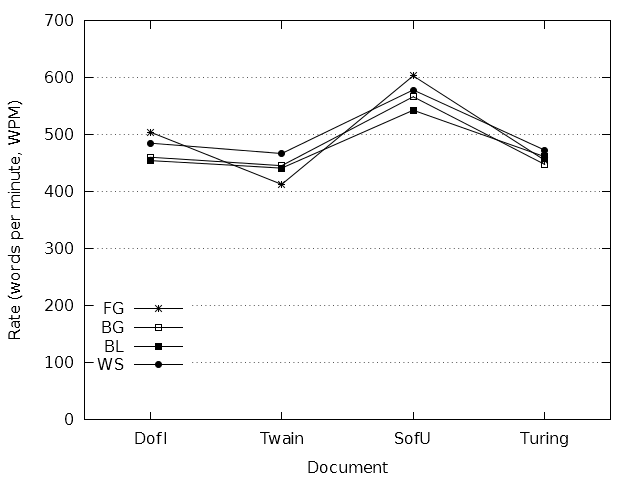

This figure's gnuplot source:
terminal = "pngcairo"
output = "type-one.png"

if (!exists("input")) input = "spd-one.dat"

set datafile missing "-"
stats input using 3 nooutput

if (!exists("schemeCount")) {
	schemeCount = STATS_blocks
}

if (!exists("fileCount")) {
	fileCount = (STATS_records + STATS_invalid) / STATS_blocks
}

if (exists("terminal")) {
	set terminal terminal mono solid
}
else {
	set terminal windows monochrome solid
}

if (exists("output")) set output output

#set title "Document Type Performance for Single Schemes"
set style data linespoints
set key autotitle columnhead left bottom

set ylabel "Rate (words per minute, WPM)"
set yrange [ 0 : 700 ]
set ytics 100
set grid ytics

set xlabel "Document"
set xrange [ -0.5 : fileCount - 0.5 ]

plot for [ i = 1 : schemeCount ] input using 3 : xticlabels(1) index i - 1 pointtype i + 2
